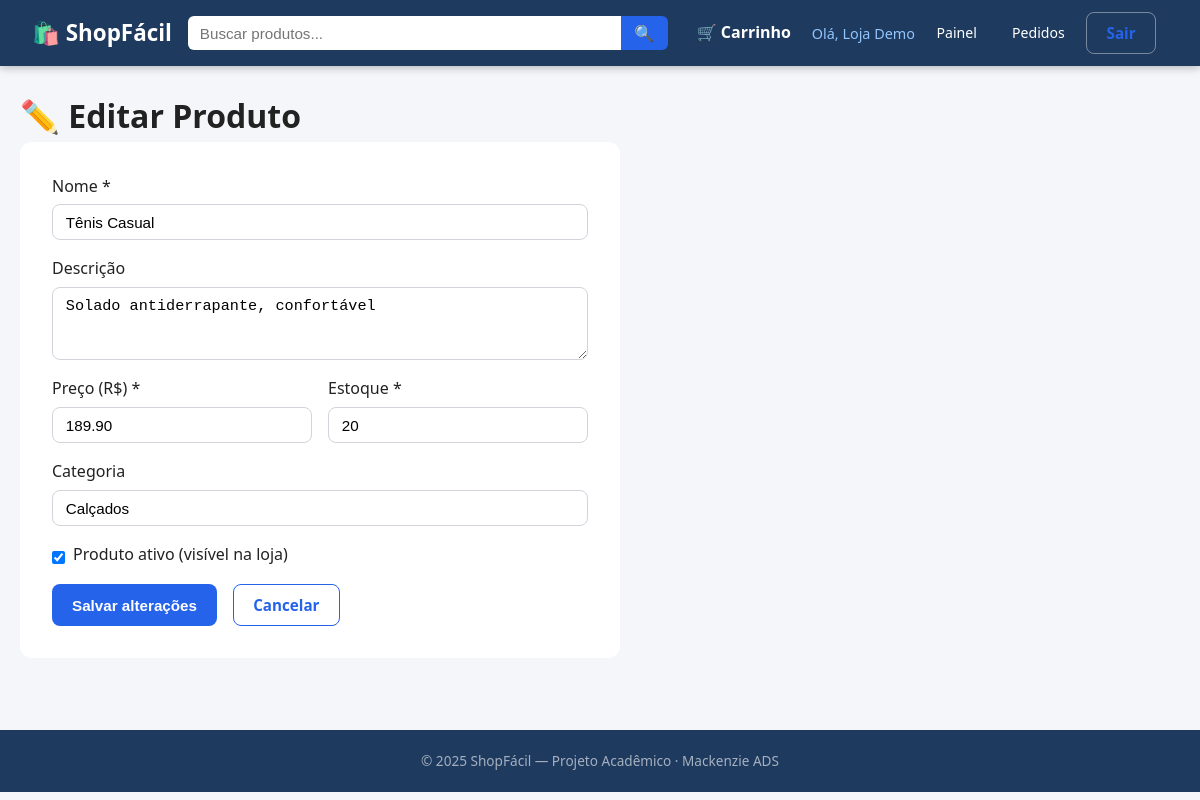
Page /loja/produto/2/editar (signed in) on the earlier database version.
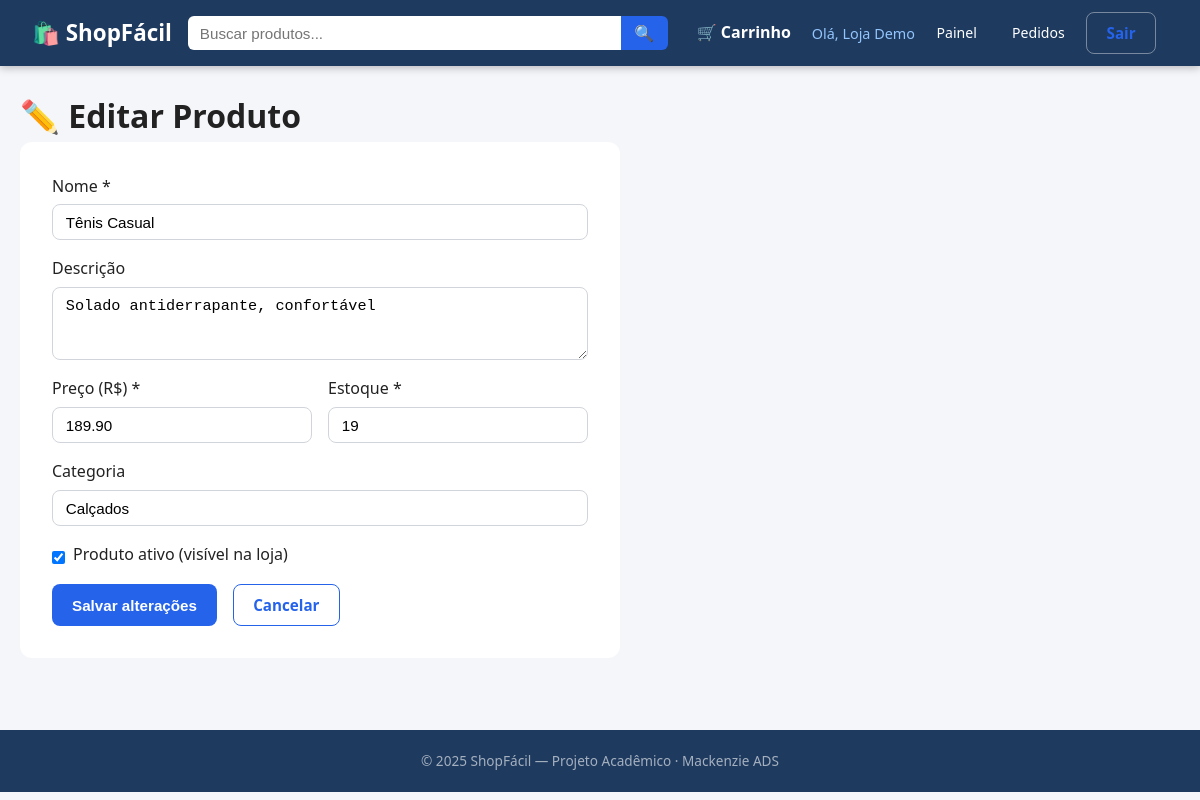
Same page on the later database version.
### tables this page shows
CREATE TABLE produto (
            id          INTEGER PRIMARY KEY AUTOINCREMENT,
            lojista_id  INTEGER NOT NULL REFERENCES usuario(id),
            nome        TEXT NOT NULL,
            descricao   TEXT,
            preco       REAL NOT NULL,
            estoque     INTEGER NOT NULL DEFAULT 0,
            categoria   TEXT,
            ativo       INTEGER NOT NULL DEFAULT 1
        );

### app.py (the view, shortened to what this page needs)
@app.route('/loja/produto/<int:pid>/editar', methods=['GET', 'POST'])
@login_required
@lojista_required
def loja_produto_editar(pid):
    p = query("SELECT * FROM produto WHERE id=? AND lojista_id=?",
              (pid, session['user_id']), one=True)
    if not p:
        flash('Produto não encontrado.', 'danger')
        return redirect(url_for('loja_dashboard'))
    return render_template('loja_produto_form.html', produto=p)

### app.py (called while the page is built)
def get_db():
    if 'db' not in g:
        g.db = sqlite3.connect(DATABASE)
        g.db.row_factory = sqlite3.Row
        g.db.execute("PRAGMA foreign_keys = ON")
    return g.db

def query(sql, args=(), one=False):
    cur = get_db().execute(sql, args)
    rv = cur.fetchall()
    return (rv[0] if rv else None) if one else rv

def login_required(f):
    @wraps(f)
    def decorated(*args, **kwargs):
        if 'user_id' not in session:
            flash('Faça login para continuar.', 'warning')
            return redirect(url_for('login'))
        return f(*args, **kwargs)
    return decorated

def lojista_required(f):
    @wraps(f)
    def decorated(*args, **kwargs):
        if session.get('user_tipo') != 'lojista':
            flash('Acesso restrito a lojistas.', 'danger')
            return redirect(url_for('index'))
        return f(*args, **kwargs)
    return decorated

def get_cart():
    return session.setdefault('cart', {})

def cart_count():
    return sum(get_cart().values())

### templates/loja_produto_form.html (shortened to what this page needs)
{% extends 'base.html' %}
{% block content %}
<h1>{{ '✏️ Editar' if produto else '➕ Novo' }} Produto</h1>
<form method="post" class="product-form">
  <label>Nome *
    <input type="text" name="nome" required value="{{ produto['nome'] if produto else '' }}">
  </label>
  <label>Descrição
    <textarea name="descricao" rows="3">{{ produto['descricao'] if produto else '' }}</textarea>
  </label>
  <div class="form-row">
    <label>Preço (R$) *
      <input type="number" name="preco" step="0.01" min="0.01" required
             value="{{ '%.2f'|format(produto['preco']) if produto else '' }}">
    </label>
    <label>Estoque *
      <input type="number" name="estoque" min="0" required
             value="{{ produto['estoque'] if produto else '' }}">
    </label>
  </div>
  <label>Categoria
    <input type="text" name="categoria" placeholder="Ex.: Roupas, Calçados, Eletrônicos…"
           value="{{ produto['categoria'] if produto else '' }}">
  </label>
  {% if produto %}
    <label class="checkbox-label">
      <input type="checkbox" name="ativo" value="1" {{ 'checked' if produto['ativo'] }}>
      Produto ativo (visível na loja)
    </label>
  {% endif %}
  <div class="form-actions">
    <button class="btn-primary">{{ 'Salvar alterações' if produto else 'Cadastrar produto' }}</button>
    <a href="{{ url_for('loja_dashboard') }}" class="btn-outline">Cancelar</a>
  </div>
</form>
{% endblock %}

Differences in the rows shown:
changed produto "Tênis Casual": estoque "20" → "19"
